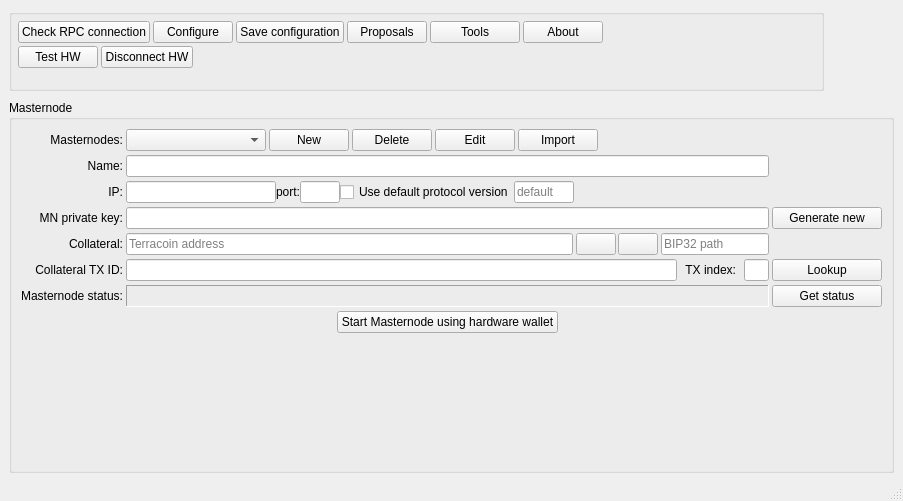
<?xml version="1.0" encoding="UTF-8"?>
<ui version="4.0">
 <class>MainWindow</class>
 <widget class="QMainWindow" name="MainWindow">
  <property name="geometry">
   <rect>
    <x>0</x>
    <y>0</y>
    <width>903</width>
    <height>501</height>
   </rect>
  </property>
  <property name="sizePolicy">
   <sizepolicy hsizetype="Preferred" vsizetype="Preferred">
    <horstretch>0</horstretch>
    <verstretch>1</verstretch>
   </sizepolicy>
  </property>
  <property name="windowTitle">
   <string>MainWindow</string>
  </property>
  <widget class="QWidget" name="centralwidget">
   <layout class="QGridLayout" name="gridLayout_3">
    <property name="bottomMargin">
     <number>6</number>
    </property>
    <item row="2" column="0" colspan="2">
     <widget class="QGroupBox" name="groupBox_3">
      <property name="sizePolicy">
       <sizepolicy hsizetype="Expanding" vsizetype="Expanding">
        <horstretch>1</horstretch>
        <verstretch>1</verstretch>
       </sizepolicy>
      </property>
      <property name="title">
       <string>Masternode</string>
      </property>
      <layout class="QHBoxLayout" name="horizontalLayout">
       <item>
        <layout class="QGridLayout" name="gridLayout_2">
         <property name="horizontalSpacing">
          <number>3</number>
         </property>
         <property name="verticalSpacing">
          <number>4</number>
         </property>
         <item row="0" column="1">
          <layout class="QHBoxLayout" name="horizontalLayout_4">
           <property name="spacing">
            <number>3</number>
           </property>
           <item>
            <widget class="QComboBox" name="cboMasternodes">
             <property name="sizePolicy">
              <sizepolicy hsizetype="Fixed" vsizetype="Fixed">
               <horstretch>0</horstretch>
               <verstretch>0</verstretch>
              </sizepolicy>
             </property>
             <property name="minimumSize">
              <size>
               <width>140</width>
               <height>0</height>
              </size>
             </property>
             <property name="maximumSize">
              <size>
               <width>150</width>
               <height>16777215</height>
              </size>
             </property>
             <property name="toolTip">
              <string>List of configured masternodes</string>
             </property>
             <property name="editable">
              <bool>false</bool>
             </property>
            </widget>
           </item>
           <item>
            <widget class="QPushButton" name="btnNewMn">
             <property name="sizePolicy">
              <sizepolicy hsizetype="Maximum" vsizetype="Fixed">
               <horstretch>0</horstretch>
               <verstretch>0</verstretch>
              </sizepolicy>
             </property>
             <property name="maximumSize">
              <size>
               <width>100</width>
               <height>16777215</height>
              </size>
             </property>
             <property name="toolTip">
              <string>Create a new Masternode configuration</string>
             </property>
             <property name="text">
              <string>New</string>
             </property>
            </widget>
           </item>
           <item>
            <widget class="QPushButton" name="btnDeleteMn">
             <property name="toolTip">
              <string>Delete current Masternode configuration</string>
             </property>
             <property name="text">
              <string>Delete</string>
             </property>
            </widget>
           </item>
           <item>
            <widget class="QPushButton" name="btnEditMn">
             <property name="sizePolicy">
              <sizepolicy hsizetype="Maximum" vsizetype="Fixed">
               <horstretch>0</horstretch>
               <verstretch>0</verstretch>
              </sizepolicy>
             </property>
             <property name="maximumSize">
              <size>
               <width>100</width>
               <height>16777215</height>
              </size>
             </property>
             <property name="toolTip">
              <string>Enable editing</string>
             </property>
             <property name="text">
              <string>Edit</string>
             </property>
            </widget>
           </item>
           <item>
            <widget class="QPushButton" name="btnImportMasternodesConf">
             <property name="toolTip">
              <string>Import Masternodes from masternode.conf file</string>
             </property>
             <property name="text">
              <string>Import</string>
             </property>
            </widget>
           </item>
           <item>
            <spacer name="horizontalSpacer">
             <property name="orientation">
              <enum>Qt::Horizontal</enum>
             </property>
             <property name="sizeHint" stdset="0">
              <size>
               <width>40</width>
               <height>20</height>
              </size>
             </property>
            </spacer>
           </item>
          </layout>
         </item>
         <item row="2" column="1">
          <layout class="QHBoxLayout" name="horizontalLayout_3">
           <item>
            <widget class="QLineEdit" name="edtMnIp">
             <property name="sizePolicy">
              <sizepolicy hsizetype="Expanding" vsizetype="Maximum">
               <horstretch>0</horstretch>
               <verstretch>0</verstretch>
              </sizepolicy>
             </property>
             <property name="minimumSize">
              <size>
               <width>0</width>
               <height>0</height>
              </size>
             </property>
             <property name="maximumSize">
              <size>
               <width>150</width>
               <height>16777215</height>
              </size>
             </property>
             <property name="toolTip">
              <string>The Masternode's IP address for incoming communication with other nodes</string>
             </property>
            </widget>
           </item>
           <item>
            <widget class="QLabel" name="label_11">
             <property name="text">
              <string>port:</string>
             </property>
            </widget>
           </item>
           <item>
            <widget class="QLineEdit" name="edtMnPort">
             <property name="sizePolicy">
              <sizepolicy hsizetype="Fixed" vsizetype="Maximum">
               <horstretch>0</horstretch>
               <verstretch>0</verstretch>
              </sizepolicy>
             </property>
             <property name="minimumSize">
              <size>
               <width>0</width>
               <height>0</height>
              </size>
             </property>
             <property name="maximumSize">
              <size>
               <width>40</width>
               <height>16777215</height>
              </size>
             </property>
             <property name="toolTip">
              <string>The Masternode's TCP port number for incoming communication with other nodes</string>
             </property>
            </widget>
           </item>
           <item>
            <widget class="QCheckBox" name="chbUseDefaultProtocolVersion">
             <property name="toolTip">
              <string>Use the protocol version number (from the RPC node) when starting masternode</string>
             </property>
             <property name="text">
              <string>Use default protocol version</string>
             </property>
            </widget>
           </item>
           <item>
            <widget class="QLineEdit" name="edtMnProtocolVersion">
             <property name="maximumSize">
              <size>
               <width>60</width>
               <height>16777215</height>
              </size>
             </property>
             <property name="toolTip">
              <string>Enter the protocol version number to be sent at masternode start time</string>
             </property>
             <property name="statusTip">
              <string/>
             </property>
             <property name="inputMask">
              <string>00009</string>
             </property>
             <property name="placeholderText">
              <string>default</string>
             </property>
            </widget>
           </item>
           <item>
            <spacer name="horizontalSpacer_2">
             <property name="orientation">
              <enum>Qt::Horizontal</enum>
             </property>
             <property name="sizeHint" stdset="0">
              <size>
               <width>40</width>
               <height>20</height>
              </size>
             </property>
            </spacer>
           </item>
          </layout>
         </item>
         <item row="5" column="1">
          <layout class="QHBoxLayout" name="horizontalLayout_7">
           <property name="spacing">
            <number>8</number>
           </property>
           <item>
            <widget class="QLineEdit" name="edtMnCollateralTx">
             <property name="sizePolicy">
              <sizepolicy hsizetype="Expanding" vsizetype="Maximum">
               <horstretch>0</horstretch>
               <verstretch>0</verstretch>
              </sizepolicy>
             </property>
             <property name="minimumSize">
              <size>
               <width>300</width>
               <height>0</height>
              </size>
             </property>
             <property name="maximumSize">
              <size>
               <width>16777215</width>
               <height>16777215</height>
              </size>
             </property>
             <property name="toolTip">
              <string>The collateral transaction hash from the 5000 TRC deposit</string>
             </property>
             <property name="text">
              <string/>
             </property>
            </widget>
           </item>
           <item>
            <widget class="QLabel" name="label_7">
             <property name="text">
              <string>TX index:</string>
             </property>
             <property name="alignment">
              <set>Qt::AlignRight|Qt::AlignTrailing|Qt::AlignVCenter</set>
             </property>
            </widget>
           </item>
           <item>
            <widget class="QLineEdit" name="edtMnCollateralTxIndex">
             <property name="maximumSize">
              <size>
               <width>25</width>
               <height>16777215</height>
              </size>
             </property>
             <property name="toolTip">
              <string>The collateral transaction's (unspent) output index with the 5000 TRC deposit (usally 0)</string>
             </property>
            </widget>
           </item>
          </layout>
         </item>
         <item row="4" column="1">
          <layout class="QHBoxLayout" name="layCollateral" stretch="1,0,0">
           <property name="spacing">
            <number>0</number>
           </property>
           <property name="topMargin">
            <number>0</number>
           </property>
           <property name="bottomMargin">
            <number>0</number>
           </property>
           <item>
            <widget class="QLineEdit" name="edtMnCollateralAddress">
             <property name="sizePolicy">
              <sizepolicy hsizetype="Expanding" vsizetype="Fixed">
               <horstretch>0</horstretch>
               <verstretch>0</verstretch>
              </sizepolicy>
             </property>
             <property name="minimumSize">
              <size>
               <width>0</width>
               <height>0</height>
              </size>
             </property>
             <property name="maximumSize">
              <size>
               <width>16777215</width>
               <height>16777215</height>
              </size>
             </property>
             <property name="toolTip">
              <string>Terracoin address of the 5000 TRC collateral, coverted from BIP32 path with hardware wallet.</string>
             </property>
             <property name="readOnly">
              <bool>false</bool>
             </property>
             <property name="placeholderText">
              <string>Terracoin address</string>
             </property>
            </widget>
           </item>
           <item>
            <layout class="QHBoxLayout" name="horizontalLayout_2" stretch="0,0">
             <property name="spacing">
              <number>2</number>
             </property>
             <property name="sizeConstraint">
              <enum>QLayout::SetDefaultConstraint</enum>
             </property>
             <property name="leftMargin">
              <number>3</number>
             </property>
             <property name="rightMargin">
              <number>3</number>
             </property>
             <item>
              <widget class="QPushButton" name="btnHwAddressToBip32">
               <property name="sizePolicy">
                <sizepolicy hsizetype="Preferred" vsizetype="Fixed">
                 <horstretch>0</horstretch>
                 <verstretch>0</verstretch>
                </sizepolicy>
               </property>
               <property name="minimumSize">
                <size>
                 <width>30</width>
                 <height>0</height>
                </size>
               </property>
               <property name="maximumSize">
                <size>
                 <width>10000</width>
                 <height>1000000</height>
                </size>
               </property>
               <property name="toolTip">
                <string>Convert Terracoin address to BIP32 path using hardware wallet</string>
               </property>
               <property name="text">
                <string/>
               </property>
               <property name="iconSize">
                <size>
                 <width>16</width>
                 <height>16</height>
                </size>
               </property>
              </widget>
             </item>
             <item>
              <widget class="QPushButton" name="btnHwBip32ToAddress">
               <property name="sizePolicy">
                <sizepolicy hsizetype="Preferred" vsizetype="Preferred">
                 <horstretch>0</horstretch>
                 <verstretch>0</verstretch>
                </sizepolicy>
               </property>
               <property name="minimumSize">
                <size>
                 <width>30</width>
                 <height>0</height>
                </size>
               </property>
               <property name="maximumSize">
                <size>
                 <width>10000000</width>
                 <height>10000000</height>
                </size>
               </property>
               <property name="toolTip">
                <string>Convert BIP32 path to Terracoin address using hardware wallet</string>
               </property>
               <property name="text">
                <string/>
               </property>
               <property name="iconSize">
                <size>
                 <width>16</width>
                 <height>16</height>
                </size>
               </property>
              </widget>
             </item>
            </layout>
           </item>
           <item alignment="Qt::AlignVCenter">
            <widget class="QLineEdit" name="edtMnCollateralBip32Path">
             <property name="sizePolicy">
              <sizepolicy hsizetype="Expanding" vsizetype="Fixed">
               <horstretch>0</horstretch>
               <verstretch>0</verstretch>
              </sizepolicy>
             </property>
             <property name="minimumSize">
              <size>
               <width>0</width>
               <height>0</height>
              </size>
             </property>
             <property name="maximumSize">
              <size>
               <width>16777215</width>
               <height>16777215</height>
              </size>
             </property>
             <property name="toolTip">
              <string>BIP32 path of the 5000 TRC collateral (e.g. 44'/5'/0'/0/0)</string>
             </property>
             <property name="placeholderText">
              <string>BIP32 path</string>
             </property>
            </widget>
           </item>
          </layout>
         </item>
         <item row="4" column="0">
          <widget class="QLabel" name="label_4">
           <property name="text">
            <string>Collateral:</string>
           </property>
           <property name="alignment">
            <set>Qt::AlignRight|Qt::AlignTrailing|Qt::AlignVCenter</set>
           </property>
          </widget>
         </item>
         <item row="3" column="0">
          <widget class="QLabel" name="label_9">
           <property name="text">
            <string>MN private key:</string>
           </property>
           <property name="alignment">
            <set>Qt::AlignRight|Qt::AlignTrailing|Qt::AlignVCenter</set>
           </property>
          </widget>
         </item>
         <item row="6" column="0">
          <widget class="QLabel" name="label_8">
           <property name="text">
            <string>Masternode status:</string>
           </property>
           <property name="alignment">
            <set>Qt::AlignRight|Qt::AlignTrailing|Qt::AlignVCenter</set>
           </property>
          </widget>
         </item>
         <item row="1" column="0">
          <widget class="QLabel" name="label_12">
           <property name="text">
            <string>Name:</string>
           </property>
           <property name="alignment">
            <set>Qt::AlignRight|Qt::AlignTrailing|Qt::AlignVCenter</set>
           </property>
          </widget>
         </item>
         <item row="1" column="1">
          <widget class="QLineEdit" name="edtMnName">
           <property name="sizePolicy">
            <sizepolicy hsizetype="Expanding" vsizetype="Maximum">
             <horstretch>0</horstretch>
             <verstretch>0</verstretch>
            </sizepolicy>
           </property>
           <property name="minimumSize">
            <size>
             <width>0</width>
             <height>0</height>
            </size>
           </property>
           <property name="maximumSize">
            <size>
             <width>16777215</width>
             <height>16777215</height>
            </size>
           </property>
           <property name="toolTip">
            <string>The Masternode's configuration name</string>
           </property>
          </widget>
         </item>
         <item row="5" column="0">
          <widget class="QLabel" name="label_6">
           <property name="text">
            <string>Collateral TX ID:</string>
           </property>
           <property name="alignment">
            <set>Qt::AlignRight|Qt::AlignTrailing|Qt::AlignVCenter</set>
           </property>
          </widget>
         </item>
         <item row="3" column="3">
          <widget class="QPushButton" name="btnGenerateMNPrivateKey">
           <property name="sizePolicy">
            <sizepolicy hsizetype="Maximum" vsizetype="Fixed">
             <horstretch>0</horstretch>
             <verstretch>0</verstretch>
            </sizepolicy>
           </property>
           <property name="minimumSize">
            <size>
             <width>110</width>
             <height>0</height>
            </size>
           </property>
           <property name="maximumSize">
            <size>
             <width>400</width>
             <height>16777215</height>
            </size>
           </property>
           <property name="toolTip">
            <string>Generate a new private key</string>
           </property>
           <property name="text">
            <string>Generate new</string>
           </property>
          </widget>
         </item>
         <item row="0" column="0">
          <widget class="QLabel" name="label_5">
           <property name="text">
            <string>Masternodes:</string>
           </property>
           <property name="alignment">
            <set>Qt::AlignRight|Qt::AlignTrailing|Qt::AlignVCenter</set>
           </property>
          </widget>
         </item>
         <item row="2" column="0">
          <widget class="QLabel" name="label_10">
           <property name="text">
            <string>IP:</string>
           </property>
           <property name="alignment">
            <set>Qt::AlignRight|Qt::AlignTrailing|Qt::AlignVCenter</set>
           </property>
          </widget>
         </item>
         <item row="7" column="0">
          <spacer name="verticalSpacer">
           <property name="orientation">
            <enum>Qt::Vertical</enum>
           </property>
           <property name="sizeType">
            <enum>QSizePolicy::Expanding</enum>
           </property>
           <property name="sizeHint" stdset="0">
            <size>
             <width>20</width>
             <height>20</height>
            </size>
           </property>
          </spacer>
         </item>
         <item row="3" column="1">
          <widget class="QLineEdit" name="edtMnPrivateKey">
           <property name="sizePolicy">
            <sizepolicy hsizetype="Expanding" vsizetype="Maximum">
             <horstretch>0</horstretch>
             <verstretch>0</verstretch>
            </sizepolicy>
           </property>
           <property name="minimumSize">
            <size>
             <width>0</width>
             <height>0</height>
            </size>
           </property>
           <property name="maximumSize">
            <size>
             <width>16777215</width>
             <height>16777215</height>
            </size>
           </property>
           <property name="toolTip">
            <string>Masternode's private key. Use your own or click the button &lt;Generate new&gt; to create a new and random private key with the use of 'bitcoin' library.</string>
           </property>
          </widget>
         </item>
         <item row="6" column="3">
          <widget class="QPushButton" name="btnRefreshMnStatus">
           <property name="toolTip">
            <string>Get Masternode's status</string>
           </property>
           <property name="text">
            <string>Get status</string>
           </property>
          </widget>
         </item>
         <item row="7" column="1">
          <layout class="QVBoxLayout" name="verticalLayout_3">
           <item>
            <layout class="QHBoxLayout" name="horizontalLayout_12" stretch="0,3,0">
             <property name="spacing">
              <number>2</number>
             </property>
             <item>
              <spacer name="horizontalSpacer_5">
               <property name="orientation">
                <enum>Qt::Horizontal</enum>
               </property>
               <property name="sizeHint" stdset="0">
                <size>
                 <width>40</width>
                 <height>20</height>
                </size>
               </property>
              </spacer>
             </item>
             <item>
              <widget class="QPushButton" name="btnBroadcastMn">
               <property name="sizePolicy">
                <sizepolicy hsizetype="Maximum" vsizetype="Maximum">
                 <horstretch>0</horstretch>
                 <verstretch>0</verstretch>
                </sizepolicy>
               </property>
               <property name="minimumSize">
                <size>
                 <width>0</width>
                 <height>0</height>
                </size>
               </property>
               <property name="maximumSize">
                <size>
                 <width>16777215</width>
                 <height>16777215</height>
                </size>
               </property>
               <property name="toolTip">
                <string>Broadcast information about the Masternode</string>
               </property>
               <property name="styleSheet">
                <string notr="true"/>
               </property>
               <property name="text">
                <string>Start Masternode using hardware wallet</string>
               </property>
              </widget>
             </item>
             <item>
              <spacer name="horizontalSpacer_6">
               <property name="orientation">
                <enum>Qt::Horizontal</enum>
               </property>
               <property name="sizeHint" stdset="0">
                <size>
                 <width>40</width>
                 <height>20</height>
                </size>
               </property>
              </spacer>
             </item>
            </layout>
           </item>
           <item>
            <spacer name="verticalSpacer_2">
             <property name="orientation">
              <enum>Qt::Vertical</enum>
             </property>
             <property name="sizeHint" stdset="0">
              <size>
               <width>20</width>
               <height>40</height>
              </size>
             </property>
            </spacer>
           </item>
          </layout>
         </item>
         <item row="5" column="3">
          <widget class="QPushButton" name="btnFindCollateral">
           <property name="sizePolicy">
            <sizepolicy hsizetype="Minimum" vsizetype="Fixed">
             <horstretch>0</horstretch>
             <verstretch>0</verstretch>
            </sizepolicy>
           </property>
           <property name="minimumSize">
            <size>
             <width>0</width>
             <height>0</height>
            </size>
           </property>
           <property name="toolTip">
            <string>Find collateral transaction</string>
           </property>
           <property name="text">
            <string>Lookup</string>
           </property>
          </widget>
         </item>
         <item row="6" column="1">
          <widget class="QLabel" name="lblMnStatus">
           <property name="frameShape">
            <enum>QFrame::Panel</enum>
           </property>
           <property name="frameShadow">
            <enum>QFrame::Sunken</enum>
           </property>
           <property name="lineWidth">
            <number>1</number>
           </property>
           <property name="text">
            <string/>
           </property>
           <property name="wordWrap">
            <bool>true</bool>
           </property>
          </widget>
         </item>
        </layout>
       </item>
      </layout>
     </widget>
    </item>
    <item row="1" column="0" colspan="2">
     <layout class="QHBoxLayout" name="horizontalLayout_11" stretch="1,0">
      <property name="sizeConstraint">
       <enum>QLayout::SetMinimumSize</enum>
      </property>
      <property name="bottomMargin">
       <number>3</number>
      </property>
      <item>
       <widget class="QGroupBox" name="groupBox">
        <property name="sizePolicy">
         <sizepolicy hsizetype="Preferred" vsizetype="Fixed">
          <horstretch>0</horstretch>
          <verstretch>0</verstretch>
         </sizepolicy>
        </property>
        <property name="title">
         <string/>
        </property>
        <property name="flat">
         <bool>false</bool>
        </property>
        <property name="checkable">
         <bool>false</bool>
        </property>
        <layout class="QVBoxLayout" name="verticalLayout_2">
         <property name="spacing">
          <number>0</number>
         </property>
         <property name="leftMargin">
          <number>6</number>
         </property>
         <property name="topMargin">
          <number>3</number>
         </property>
         <property name="rightMargin">
          <number>3</number>
         </property>
         <property name="bottomMargin">
          <number>3</number>
         </property>
         <item>
          <layout class="QHBoxLayout" name="layButtons">
           <property name="spacing">
            <number>3</number>
           </property>
           <property name="topMargin">
            <number>3</number>
           </property>
           <item>
            <widget class="QPushButton" name="btnCheckConnection">
             <property name="sizePolicy">
              <sizepolicy hsizetype="Preferred" vsizetype="Minimum">
               <horstretch>0</horstretch>
               <verstretch>0</verstretch>
              </sizepolicy>
             </property>
             <property name="minimumSize">
              <size>
               <width>0</width>
               <height>0</height>
              </size>
             </property>
             <property name="maximumSize">
              <size>
               <width>16777215</width>
               <height>16777215</height>
              </size>
             </property>
             <property name="toolTip">
              <string>Check connection with Terracoin daemon</string>
             </property>
             <property name="text">
              <string>Check RPC connection</string>
             </property>
            </widget>
           </item>
           <item>
            <widget class="QPushButton" name="btnConfiguration">
             <property name="sizePolicy">
              <sizepolicy hsizetype="Fixed" vsizetype="Minimum">
               <horstretch>0</horstretch>
               <verstretch>0</verstretch>
              </sizepolicy>
             </property>
             <property name="minimumSize">
              <size>
               <width>0</width>
               <height>0</height>
              </size>
             </property>
             <property name="maximumSize">
              <size>
               <width>16777215</width>
               <height>16777215</height>
              </size>
             </property>
             <property name="toolTip">
              <string>Open configuration window of communication with a Terracoin daemon</string>
             </property>
             <property name="text">
              <string>Configure</string>
             </property>
             <property name="iconSize">
              <size>
               <width>12</width>
               <height>12</height>
              </size>
             </property>
            </widget>
           </item>
           <item>
            <widget class="QPushButton" name="btnSaveConfiguration">
             <property name="sizePolicy">
              <sizepolicy hsizetype="Preferred" vsizetype="Minimum">
               <horstretch>0</horstretch>
               <verstretch>0</verstretch>
              </sizepolicy>
             </property>
             <property name="minimumSize">
              <size>
               <width>0</width>
               <height>0</height>
              </size>
             </property>
             <property name="maximumSize">
              <size>
               <width>16777215</width>
               <height>16777215</height>
              </size>
             </property>
             <property name="text">
              <string>Save configuration</string>
             </property>
            </widget>
           </item>
           <item>
            <widget class="QPushButton" name="btnProposals">
             <property name="text">
              <string>Proposals</string>
             </property>
            </widget>
           </item>
           <item>
            <widget class="QPushButton" name="btnActions">
             <property name="sizePolicy">
              <sizepolicy hsizetype="Fixed" vsizetype="Fixed">
               <horstretch>0</horstretch>
               <verstretch>0</verstretch>
              </sizepolicy>
             </property>
             <property name="minimumSize">
              <size>
               <width>90</width>
               <height>0</height>
              </size>
             </property>
             <property name="text">
              <string>Tools</string>
             </property>
            </widget>
           </item>
           <item>
            <widget class="QPushButton" name="btnAbout">
             <property name="sizePolicy">
              <sizepolicy hsizetype="Preferred" vsizetype="Minimum">
               <horstretch>0</horstretch>
               <verstretch>0</verstretch>
              </sizepolicy>
             </property>
             <property name="minimumSize">
              <size>
               <width>0</width>
               <height>0</height>
              </size>
             </property>
             <property name="maximumSize">
              <size>
               <width>100000</width>
               <height>100000</height>
              </size>
             </property>
             <property name="baseSize">
              <size>
               <width>0</width>
               <height>0</height>
              </size>
             </property>
             <property name="autoFillBackground">
              <bool>false</bool>
             </property>
             <property name="text">
              <string>About</string>
             </property>
             <property name="flat">
              <bool>false</bool>
             </property>
            </widget>
           </item>
           <item>
            <spacer name="horizontalSpacer_4">
             <property name="orientation">
              <enum>Qt::Horizontal</enum>
             </property>
             <property name="sizeHint" stdset="0">
              <size>
               <width>40</width>
               <height>20</height>
              </size>
             </property>
            </spacer>
           </item>
          </layout>
         </item>
         <item>
          <layout class="QHBoxLayout" name="layHardwareWallet">
           <property name="spacing">
            <number>3</number>
           </property>
           <property name="leftMargin">
            <number>0</number>
           </property>
           <property name="topMargin">
            <number>3</number>
           </property>
           <property name="bottomMargin">
            <number>3</number>
           </property>
           <item>
            <widget class="QPushButton" name="btnHwCheck">
             <property name="toolTip">
              <string>Check hardware wallet connection</string>
             </property>
             <property name="text">
              <string>Test HW</string>
             </property>
             <property name="iconSize">
              <size>
               <width>12</width>
               <height>12</height>
              </size>
             </property>
             <property name="shortcut">
              <string/>
             </property>
            </widget>
           </item>
           <item>
            <widget class="QPushButton" name="btnHwDisconnect">
             <property name="toolTip">
              <string>Close hardware wallet session </string>
             </property>
             <property name="text">
              <string>Disconnect HW</string>
             </property>
            </widget>
           </item>
           <item>
            <spacer name="horizontalSpacer_3">
             <property name="orientation">
              <enum>Qt::Horizontal</enum>
             </property>
             <property name="sizeHint" stdset="0">
              <size>
               <width>40</width>
               <height>20</height>
              </size>
             </property>
            </spacer>
           </item>
          </layout>
         </item>
         <item>
          <layout class="QHBoxLayout" name="layMessage">
           <property name="spacing">
            <number>0</number>
           </property>
           <property name="leftMargin">
            <number>0</number>
           </property>
           <property name="bottomMargin">
            <number>0</number>
           </property>
           <item>
            <widget class="QLabel" name="lblMessage">
             <property name="text">
              <string/>
             </property>
             <property name="wordWrap">
              <bool>true</bool>
             </property>
             <property name="margin">
              <number>0</number>
             </property>
             <property name="openExternalLinks">
              <bool>true</bool>
             </property>
            </widget>
           </item>
          </layout>
         </item>
        </layout>
       </widget>
      </item>
      <item>
       <layout class="QHBoxLayout" name="horizontalLayout_13">
        <property name="spacing">
         <number>3</number>
        </property>
        <property name="sizeConstraint">
         <enum>QLayout::SetMinimumSize</enum>
        </property>
        <property name="topMargin">
         <number>0</number>
        </property>
        <item>
         <widget class="QLabel" name="lblAbout">
          <property name="sizePolicy">
           <sizepolicy hsizetype="Minimum" vsizetype="Minimum">
            <horstretch>0</horstretch>
            <verstretch>0</verstretch>
           </sizepolicy>
          </property>
          <property name="minimumSize">
           <size>
            <width>64</width>
            <height>64</height>
           </size>
          </property>
          <property name="maximumSize">
           <size>
            <width>64</width>
            <height>64</height>
           </size>
          </property>
          <property name="text">
           <string/>
          </property>
         </widget>
        </item>
       </layout>
      </item>
     </layout>
    </item>
   </layout>
  </widget>
  <widget class="QStatusBar" name="statusBar"/>
 </widget>
 <tabstops>
  <tabstop>cboMasternodes</tabstop>
  <tabstop>edtMnName</tabstop>
  <tabstop>edtMnIp</tabstop>
  <tabstop>edtMnPort</tabstop>
  <tabstop>edtMnPrivateKey</tabstop>
  <tabstop>edtMnCollateralAddress</tabstop>
  <tabstop>edtMnCollateralBip32Path</tabstop>
  <tabstop>edtMnCollateralTx</tabstop>
  <tabstop>edtMnCollateralTxIndex</tabstop>
  <tabstop>btnNewMn</tabstop>
  <tabstop>btnImportMasternodesConf</tabstop>
  <tabstop>btnEditMn</tabstop>
  <tabstop>btnHwAddressToBip32</tabstop>
  <tabstop>btnHwBip32ToAddress</tabstop>
  <tabstop>btnDeleteMn</tabstop>
  <tabstop>btnGenerateMNPrivateKey</tabstop>
  <tabstop>btnRefreshMnStatus</tabstop>
  <tabstop>btnBroadcastMn</tabstop>
  <tabstop>btnFindCollateral</tabstop>
  <tabstop>btnCheckConnection</tabstop>
  <tabstop>btnConfiguration</tabstop>
  <tabstop>btnSaveConfiguration</tabstop>
  <tabstop>btnActions</tabstop>
  <tabstop>btnAbout</tabstop>
  <tabstop>btnHwCheck</tabstop>
  <tabstop>btnHwDisconnect</tabstop>
 </tabstops>
 <resources/>
 <connections/>
</ui>
